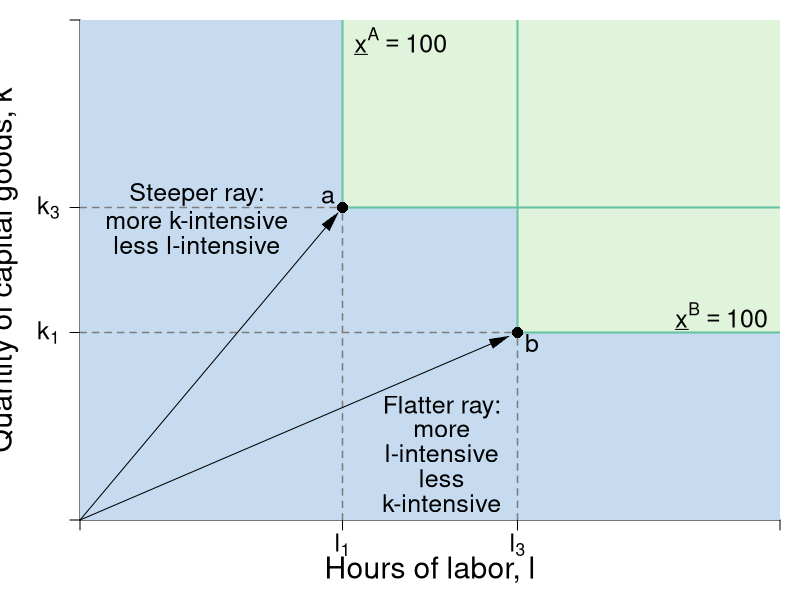

R code for this plot:
require(shape)
pdf(file = "specprodexch/production_technique_angle_noc.pdf", width = 7, height = 7)

#Set parameters for graphics
pointsize <- 1.8
axislabelsize <- 1.8
labelsize <- 1.5
namesize <- 1.8
annotatesize <- 1.5
graphlinewidth <- 2
segmentlinewidth <- 1.5
arrwidth <- 1

COL <- c("#7fc97f", "#beaed4", "#fdc086", "#ffff99", "#386cb0", "#f0027f", "#bf5b17", "#666666")
COLA <- c("#e0f3db", "#99d8c9","#66c2a4","#41ae76", "#238b45", "#005824")
COLB <- c("#c6dbef", "#4eb3d3", "#2b8cbe", "#0868ac","#084081")
Grays <- gray.colors(25, start =1, end = 0)

par(mar =  c(4, 4, 1, 1))

xlims <- c(0, 12)
ylims <- c(0, 12)

npts <- 501 


plot(0, 0, xlim = xlims, ylim = ylims, type = "n",
     xlab = expression(paste("")),
     ylab = expression(paste("")), 
     xaxt = "n", 
     yaxt = "n", 
     cex.lab = axislabelsize, 
     bty = "n",
     xaxs = "i", 
     yaxs = "i")


ticksy <- c(0, 4.5,  7.5, ylims[2])
ylabels <- c(NA, expression(paste(k[1])),expression(paste(k[3])), NA)
ticksx <- c(0, 4.5, 7.5, xlims[2])
xlabels <- c(NA, expression(paste(l[1])), expression(paste(l[3])), NA)

axis(1, at = ticksx, pos = 0, labels = xlabels, cex.axis = labelsize)
axis(2, at = ticksy, pos = 0, labels = ylabels, las = 1,cex.axis = labelsize)

npts <- 500 
xx1 <- seq(xlims[1], xlims[2], length.out = npts)

#Feasible area
xpoly1 <- c(xlims[2], 7.5, 4.5, 4.5,  xlims[2], xlims[2])
ypoly1 <- c(4.5, 4.5, 7.5, ylims[2], ylims[2], 4.5)
polygon(x = xpoly1, y = ypoly1, col = COLA[1], density = NULL, border = NA)


#Infeasible area
xpoly <- c(0, 4.5, 4.5, 7.5, 7.5, xlims[2], xlims[2], 0, 0)
ypoly <- c(ylims[2], ylims[2], 7.5, 7.5, 4.5, 4.5, 0, 0, ylims[2])
polygon(x = xpoly, y = ypoly, col = COLB[1], density = NULL, border = NA)


#Production set
segments(7.5, 4.5, xlims[2], 4.5, lty = 1, col = COLA[3], lwd = graphlinewidth)
segments(7.5, 4.5, 7.5, ylims[2], lty = 1, col = COLA[3], lwd = graphlinewidth)

segments(4.5, 7.5, xlims[2], 7.5, lty = 1, col = COLA[3], lwd = graphlinewidth)
segments(4.5, 7.5, 4.5, ylims[2], lty = 1, col = COLA[3],  lwd = graphlinewidth)

#segments(4.5, 7.5, 7.5, 4.5, lty = 1, col = COLA[3],  lwd = graphlinewidth)

#Segments to other points
segments(0, 7.5, 4.5, 7.5, lty = 2, col = Grays[20], lwd = segmentlinewidth)
segments(4.5, 0, 4.5, 7.5, lty = 2, col = Grays[20], lwd = segmentlinewidth)

#For k2
segments(0, 4.5, 7.5, 4.5, lty = 2, col = Grays[20], lwd = segmentlinewidth)

#For l2
segments(7.5, 0, 7.5, 4.5, lty = 2, col = Grays[20], lwd = segmentlinewidth)

#For c
# segments(6, 0, 6, 6, lty = 2, col = Grays[20], lwd = segmentlinewidth)
# segments(0, 6, 6, 6, lty = 2, col = Grays[20], lwd = segmentlinewidth)


#Axis titles
text(0.5*xlims[2], -1.2, expression(paste("Hours of labor, ", l)), xpd = TRUE, cex = axislabelsize) 
text(-1.3, 0.5*ylims[2], expression(paste("Quantity of capital goods, ", k)), xpd = TRUE, cex = axislabelsize, srt = 90) 

#Reminder: slope of the ray (to calculate useful points)
#4.5/7.5
#Rays from Origin as arrows
Arrows(0, 0, 7.2, 4.32, col = "black", lty = 1, lwd = arrwidth, arr.type = "triangle", arr.lwd = 0.5)
Arrows(0, 0, 4.32, 7.2, col = "black", lty = 1, lwd = arrwidth, arr.type = "triangle", arr.lwd = 0.5)

#For production technique a
points(4.5, 7.5, pch = 16, col = "black", cex = 1.5)
text(4.25, 7.75, expression(a), cex = labelsize)

#For production technique b
points(7.5, 4.5, pch = 16, col = "black", cex = 1.5)
text(7.75, 4.25, expression(b), cex = labelsize)

#For production technique c
# points(6, 6, pch = 16, col = "black", cex = 1.5)
# text(5.7, 5.7, expression(c), cex = labelsize)



#Label 
# text(8, 8.1, expression(paste("c combines")), cex = labelsize)
# text(8, 7.5, expression(paste("techniques")), cex = labelsize)
# text(8, 7.0, expression(paste("a and b")), cex = labelsize)


text(2, 7.8, expression(paste("Steeper ray:")), cex = labelsize)
text(2, 7.2, expression(paste("more k-intensive")), cex = labelsize)
text(2, 6.6, expression(paste("less l-intensive")), cex = labelsize)


text(6.2, 2.7, expression(paste("Flatter ray:")), cex = labelsize)
text(6.2, 2.15, expression(paste("more")), cex = labelsize)
text(6.2, 1.6, expression(paste("l-intensive")), cex = labelsize)
text(6.2, 1, expression(paste("less")), cex = labelsize)
text(6.2, 0.4, expression(paste("k-intensive")), cex = labelsize)


text(11, 4.9, expression(paste(underline(x)^B == 100)), cex = labelsize)
text(5.5, 11.5, expression(paste(underline(x)^A == 100)), cex = labelsize)

dev.off()
